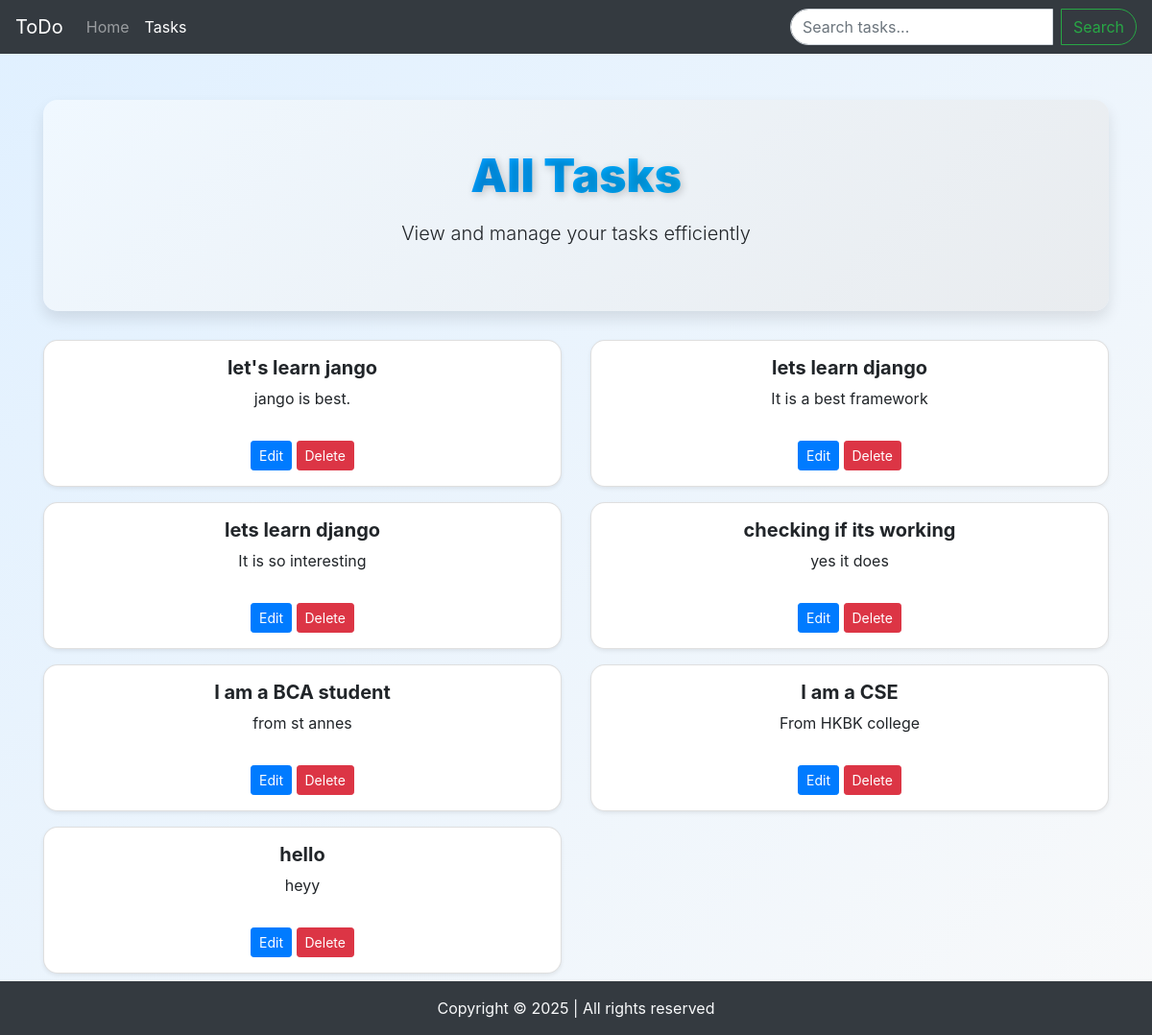
/tasks/, run on the app's committed database.
### home/models.py (models this page shows, shortened)
class Task(models.Model):
    taskTitle = models.CharField(max_length = 30)
    taskDesc = models.TextField()
    time = models.DateTimeField(auto_now_add=True)

### home/views.py (the view)
# urls.py: path('tasks/', views.tasks, name='tasks'),
def tasks(request):
    query = request.GET.get('search', '')  # Get search input from URL
    if query:
        allTasks = Task.objects.filter(taskTitle__icontains=query)
    else:
        allTasks = Task.objects.all()
    context = {'tasks': allTasks, 'search_query': query}
    return render(request, 'tasks.html', context)

### templates/tasks.html (shortened to what this page needs)
<!doctype html>
<html lang="en">
  <head>
    <link rel="stylesheet" href="https://cdn.jsdelivr.net/npm/bootstrap@4.6.2/dist/css/bootstrap.min.css">
  </head>
  <body>
    <nav class="navbar navbar-expand-lg navbar-dark bg-dark">
      <a class="navbar-brand" href="/">ToDo</a>
      <div class="collapse navbar-collapse" id="navbarSupportedContent">
        <ul class="navbar-nav mr-auto">
          <li class="nav-item"><a class="nav-link" href="/">Home</a></li>
          <li class="nav-item active"><a class="nav-link" href="/tasks">Tasks</a></li>
        </ul>
        <form class="form-inline my-2 my-lg-0 search-form" method="GET" action="{% url 'tasks' %}">
          <input class="form-control mr-sm-2" type="search" name="search" placeholder="Search tasks..." value="{{ search_query }}">
          <button class="btn btn-outline-success my-2 my-sm-0" type="submit">Search</button>
        </form>
      </div>
    </nav>
    <div class="container my-5">
      <div class="hero">
        <h1>All Tasks</h1>
        <p class="lead mt-3">View and manage your tasks efficiently</p>
      </div>
      <div class="row">
        {% for task in tasks %}
        <div class="col-md-6 mb-3">
          <div class="card shadow-sm p-3 text-center task-card">
            <h5 class="font-weight-bold">{{ task.taskTitle }}</h5>
            <p>{{ task.taskDesc }}</p>
            <div class="mt-3">
              <a href="{% url 'edit_task' task.id %}" class="btn btn-primary btn-sm">Edit</a>
              <a href="{% url 'delete_task' task.id %}" class="btn btn-danger btn-sm"
                 onclick="return confirm('Are you sure you want to delete this task?');">Delete</a>
            </div>
          </div>
        </div>
        {% empty %}
        <p class="text-center">No tasks yet. Add some tasks to stay productive!</p>
        {% endfor %}
      </div>
    </div>
    <footer>
      <p class="text-center bg-dark text-light fixed-bottom my-0 py-3">
        Copyright &copy; 2025 | All rights reserved
      </p>
    </footer>
  </body>
</html>

### templates/tasks.html (style rules this page uses)
body { background: linear-gradient(135deg, #e0f0ff, #f8f9fa); }
.hero { padding: 50px 20px; text-align: center; background: linear-gradient(135deg, #f0f8ff, #e9ecef); border-radius: 15px; box-shadow: 0 8px 15px rgba(0,0,0,0.1); margin-bottom: 30px; }
.hero h1 { font-size: 3rem; font-weight: 900; background: linear-gradient(90deg, #007bff, #00d4ff, #007bff); background-size: 200% 100%; -webkit-background-clip: text; -webkit-text-fill-color: transparent; animation: shimmer 3s linear infinite; text-shadow: 2px 2px 8px rgba(0,0,0,0.2); }
.task-card { border-radius: 15px; transition: transform 0.2s, box-shadow 0.2s; }
footer { background: #343a40; color: #fff; }
.search-form .form-control { border-radius: 50px 0 0 50px; }
.search-form .btn { border-radius: 0 50px 50px 0; }

### data on the page
Task: taskTitle "let's learn jango", taskDesc "jango is best."
Task: taskTitle "lets learn django", taskDesc "It is a best framework"
Task: taskTitle "lets learn django", taskDesc "It is so interesting"
Task: taskTitle "checking if its working", taskDesc "yes it does"
Task: taskTitle "I am a BCA student", taskDesc "from st annes"
Task: taskTitle "I am a CSE", taskDesc "From HKBK college"
Task: taskTitle "hello", taskDesc "heyy"
